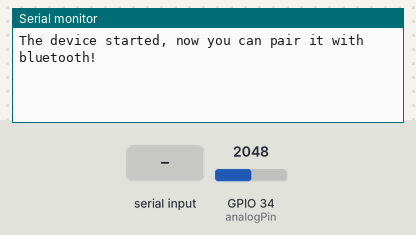
A sketch run on a simulated ESP32. Parts: the last lines printed to the serial monitor. The test bench sets the inputs (shaded band); at power-on: GPIO 34 (analogPin) = 2048. Nothing arrives over Bluetooth unless stated.

Above: at 1.8 s.
1.9 s: "1\n" received over the second serial link
At 2.6 s:
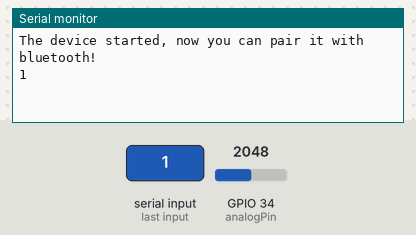
3.5 s: "0\n" received over the second serial link
At 5.3 s:
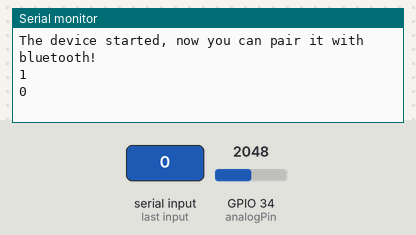

The sketch:

sensor_bluetooth.ino
```cpp
#include "BluetoothSerial.h"

#if !defined(CONFIG_BT_ENABLED) || !defined(CONFIG_BLUEDROID_ENABLED)
#error Bluetooth is not enabled! Please run `make menuconfig` to enable it
#endif

const int analogPin = 34;
String sensorName = "sensor1";

BluetoothSerial SerialBT;


void onBTConnect(esp_spp_cb_event_t event, esp_spp_cb_param_t* param) {
  if (event == ESP_SPP_SRV_OPEN_EVT) {
    // Send the array of strings when a device connects
    SerialBT.println("Conectado"); // Sending newline for clarity
  }
}

void setup() {
  Serial.begin(115200);
  pinMode(analogPin, INPUT);
  SerialBT.begin("DispPot1"); // Bluetooth device name
  Serial.println("The device started, now you can pair it with bluetooth!");

  SerialBT.register_callback(onBTConnect);
}

void loop() {
  int potValue = analogRead(analogPin);

  String message  = "sensor/" + sensorName + "/" + String(potValue) +"\n";
  // Forward data from Serial to SerialBT
  SerialBT.println(message); // Sending newline for clarity

  // Forward data from SerialBT to Serial
  if (SerialBT.available()) {
    Serial.write(SerialBT.read());
  }

  delay(1000);
}
```

Measured:
- after the input at 1.9 s, the serial monitor: prints a new line after 0.10 s (image 1)
- after the input at 3.5 s, the serial monitor: prints a new line after 0.50 s (image 2)
